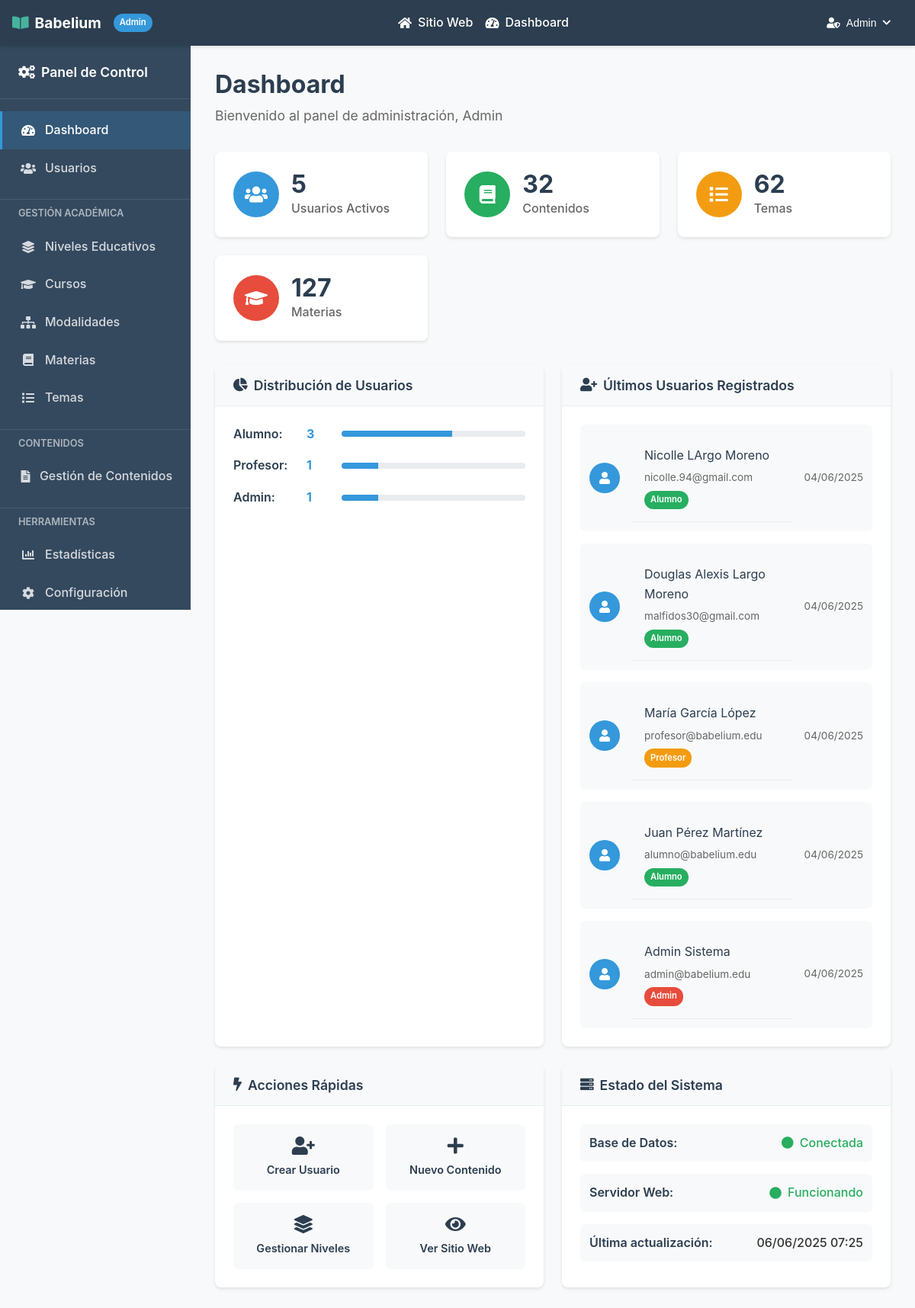
Page /admin/dashboard.php (signed in) on the earlier database version.
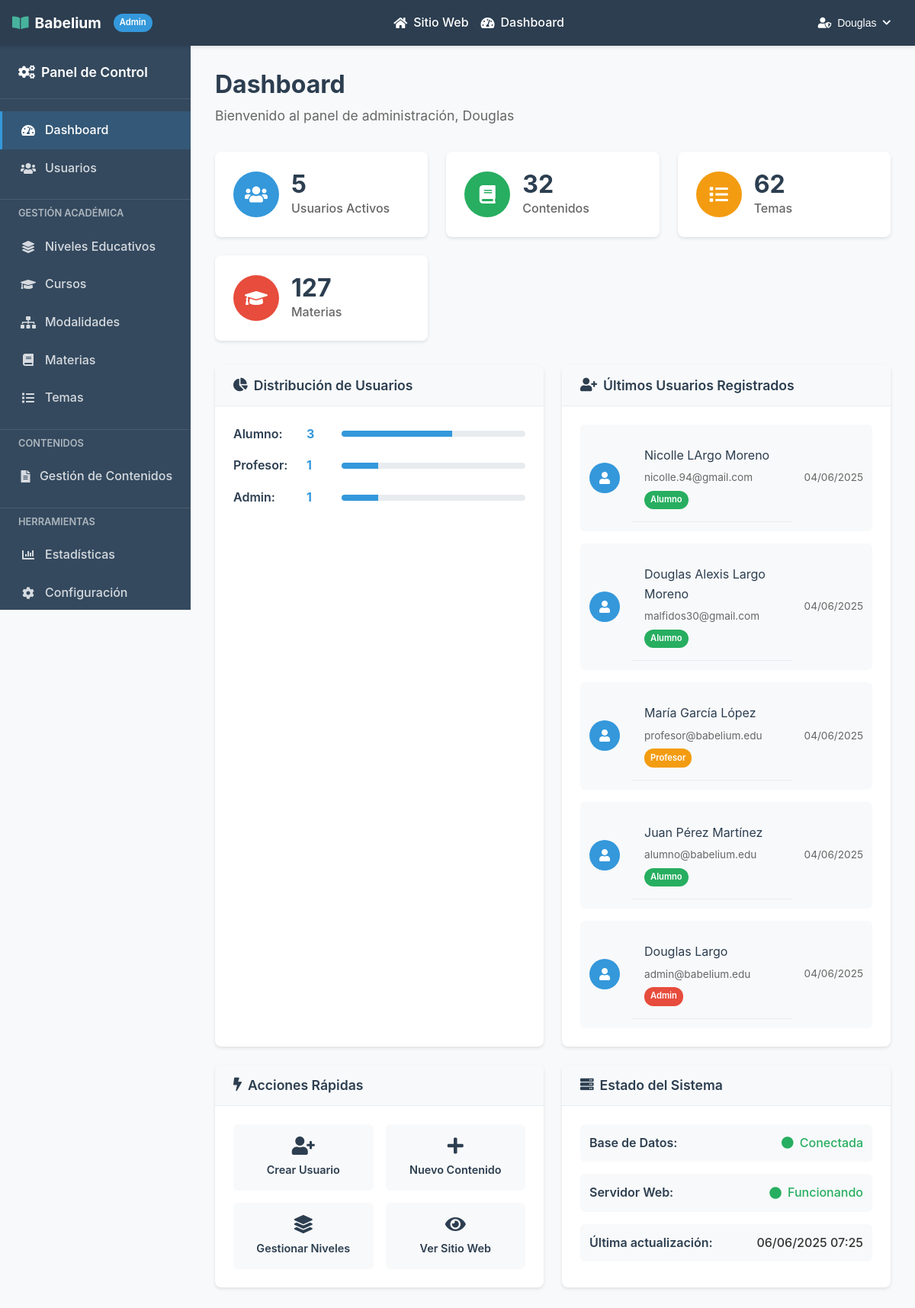
Same page on the later database version.
### tables this page shows
CREATE TABLE `usuarios` (
  `id` int(11) NOT NULL,
  `tipo` enum('alumno','profesor','admin') NOT NULL,
  `identificador` varchar(20) NOT NULL COMMENT 'NIA para alumnos, DNI para profesores y admins',
  `nombre` varchar(100) NOT NULL,
  `apellidos` varchar(200) NOT NULL,
  `email` varchar(255) NOT NULL,
  `password` varchar(255) NOT NULL,
  `foto` longblob DEFAULT NULL,
  `fecha_registro` datetime DEFAULT current_timestamp(),
  `activo` tinyint(1) DEFAULT 1,
  `rol` varchar(50) DEFAULT 'usuario',
  `fecha_creacion` timestamp NOT NULL DEFAULT current_timestamp(),
  `fecha_actualizacion` timestamp NULL DEFAULT NULL ON UPDATE current_timestamp(),
  `telefono` varchar(20) DEFAULT NULL,
  `direccion` text DEFAULT NULL,
  `biografia` text DEFAULT NULL
);

### includes/auth_check.php (called while the page is built, shortened)
<?php
function obtenerUsuarioActual() {
    return [
        'id' => $_SESSION['usuario_id'],
        'tipo' => $_SESSION['usuario_tipo'],
        'nombre' => $_SESSION['usuario_nombre'],
        'apellidos' => $_SESSION['usuario_apellidos'],
        'email' => $_SESSION['usuario_email'],
        'identificador' => $_SESSION['usuario_identificador']
    ];
}
?>

### admin/dashboard.php (the view, shortened to what this page needs)
<?php
require_once '../db/connection.php';
require_once '../includes/auth_check.php';
$stats = [];
$result = $conexion->query("SELECT COUNT(*) as total FROM usuarios WHERE activo = 1");
$stats['usuarios'] = $result->fetch_assoc()['total'];
$result = $conexion->query("SELECT COUNT(*) as total FROM contenidos");
$stats['contenidos'] = $result->fetch_assoc()['total'];
$result = $conexion->query("SELECT COUNT(*) as total FROM temas");
$stats['temas'] = $result->fetch_assoc()['total'];
$result = $conexion->query("SELECT COUNT(*) as total FROM materias");
$stats['materias'] = $result->fetch_assoc()['total'];
$usuarios_tipo = [];
$result = $conexion->query("SELECT tipo, COUNT(*) as total FROM usuarios WHERE activo = 1 GROUP BY tipo");
while ($row = $result->fetch_assoc()) {
  $usuarios_tipo[$row['tipo']] = $row['total'];
}
$ultimos_usuarios = [];
$result = $conexion->query("SELECT nombre, apellidos, email, tipo, fecha_registro FROM usuarios WHERE activo = 1 ORDER BY fecha_registro DESC LIMIT 5");
while ($row = $result->fetch_assoc()) {
  $ultimos_usuarios[] = $row;
}
?>
<!DOCTYPE html>
<html lang="es">
<head>
  <link rel="stylesheet" href="https://cdnjs.cloudflare.com/ajax/libs/font-awesome/6.5.0/css/all.min.css">
  <link rel="stylesheet" href="../css/reset.css">
  <link rel="stylesheet" href="../css/style.css">
  <link rel="stylesheet" href="../css/admin.css">
</head>
<body>
  <?php include_once "../includes/admin_header.php" ?>
  <div class="admin-container">
      <aside class="admin-sidebar">
          <div class="sidebar-header">
              <h3><i class="fas fa-cogs"></i> Panel de Control</h3>
          </div>
          <nav class="sidebar-nav">
              <a href="dashboard.php" class="nav-item active">
                  <i class="fas fa-tachometer-alt"></i>
                  Dashboard
              </a>
              <a href="usuarios.php" class="nav-item">
                  <i class="fas fa-users"></i>
                  Usuarios
              </a>
              <div class="nav-separator">Gestión Académica</div>
              <a href="niveles.php" class="nav-item">
                  <i class="fas fa-layer-group"></i>
                  Niveles Educativos
              </a>
              <a href="cursos.php" class="nav-item">
                  <i class="fas fa-graduation-cap"></i>
                  Cursos
              </a>
              <a href="modalidades.php" class="nav-item">
                  <i class="fas fa-sitemap"></i>
                  Modalidades
              </a>
              <a href="materias.php" class="nav-item">
                  <i class="fas fa-book"></i>
                  Materias
              </a>
              <a href="temas.php" class="nav-item">
                  <i class="fas fa-list"></i>
                  Temas
              </a>
              <div class="nav-separator">Contenidos</div>
              <a href="contenidos.php" class="nav-item">
                  <i class="fas fa-file-alt"></i>
                  Gestión de Contenidos
              </a>
              <div class="nav-separator">Herramientas</div>
              <a href="estadisticas.php" class="nav-item">
                  <i class="fas fa-chart-bar"></i>
                  Estadísticas
              </a>
              <a href="configuracion.php" class="nav-item">
                  <i class="fas fa-cog"></i>
                  Configuración
              </a>
          </nav>
      </aside>
      <main class="admin-main">
          <div class="admin-header">
              <h1>Dashboard</h1>
              <p>Bienvenido al panel de administración, <?php echo htmlspecialchars($_SESSION['usuario_nombre']); ?></p>
          </div>
          <div class="stats-grid">
              <div class="stat-card">
                  <div class="stat-icon">
                      <i class="fas fa-users"></i>
                  </div>
                  <div class="stat-content">
                      <h3><?php echo $stats['usuarios']; ?></h3>
                      <p>Usuarios Activos</p>
                  </div>
              </div>
              <div class="stat-card">
                  <div class="stat-icon">
                      <i class="fas fa-book"></i>
                  </div>
                  <div class="stat-content">
                      <h3><?php echo $stats['contenidos']; ?></h3>
                      <p>Contenidos</p>
                  </div>
              </div>
              <div class="stat-card">
                  <div class="stat-icon">
                      <i class="fas fa-list"></i>
                  </div>
                  <div class="stat-content">
                      <h3><?php echo $stats['temas']; ?></h3>
                      <p>Temas</p>
                  </div>
              </div>
              <div class="stat-card">
                  <div class="stat-icon">
                      <i class="fas fa-graduation-cap"></i>
                  </div>
                  <div class="stat-content">
                      <h3><?php echo $stats['materias']; ?></h3>
                      <p>Materias</p>
                  </div>
              </div>
          </div>
          <div class="dashboard-grid">
              <div class="dashboard-card">
                  <div class="card-header">
                      <h3><i class="fas fa-pie-chart"></i> Distribución de Usuarios</h3>
                  </div>
                  <div class="card-content">
                      <div class="user-distribution">
                          <?php foreach ($usuarios_tipo as $tipo => $total): ?>
                              <div class="user-type">
                                  <span class="type-label"><?php echo ucfirst($tipo); ?>:</span>
                                  <span class="type-count"><?php echo $total; ?></span>
                                  <div class="type-bar">
                                      <div class="type-fill" style="width: <?php echo ($total / $stats['usuarios']) * 100; ?>%"></div>
                                  </div>
                              </div>
                          <?php endforeach; ?>
                      </div>
                  </div>
              </div>
              <div class="dashboard-card">
                  <div class="card-header">
                      <h3><i class="fas fa-user-plus"></i> Últimos Usuarios Registrados</h3>
                  </div>
                  <div class="card-content">
                      <div class="recent-users">
                          <?php foreach ($ultimos_usuarios as $usuario): ?>
                              <div class="user-item">
                                  <div class="user-avatar">
                                      <i class="fas fa-user"></i>
                                  </div>
                                  <div class="user-info">
                                      <strong><?php echo htmlspecialchars($usuario['nombre'] . ' ' . $usuario['apellidos']); ?></strong>
                                      <small><?php echo htmlspecialchars($usuario['email']); ?></small>
                                      <span class="user-type-badge <?php echo $usuario['tipo']; ?>">
                                          <?php echo ucfirst($usuario['tipo']); ?>
                                      </span>
                                  </div>
                                  <div class="user-date">
                                      <?php echo date('d/m/Y', strtotime($usuario['fecha_registro'])); ?>
                                  </div>
                              </div>
                          <?php endforeach; ?>
                      </div>
                  </div>
              </div>
              <div class="dashboard-card">
                  <div class="card-header">
                      <h3><i class="fas fa-bolt"></i> Acciones Rápidas</h3>
                  </div>
                  <div class="card-content">
                      <div class="quick-actions">
                          <a href="usuarios.php?action=create" class="quick-action">
                              <i class="fas fa-user-plus"></i>
                              <span>Crear Usuario</span>
                          </a>
                          <a href="contenidos.php?action=create" class="quick-action">
                              <i class="fas fa-plus"></i>
                              <span>Nuevo Contenido</span>
                          </a>
                          <a href="niveles.php" class="quick-action">
                              <i class="fas fa-layer-group"></i>
                              <span>Gestionar Niveles</span>
                          </a>
                          <a href="../index.php" class="quick-action">
                              <i class="fas fa-eye"></i>
                              <span>Ver Sitio Web</span>
                          </a>
                      </div>
                  </div>
              </div>
              <div class="dashboard-card">
                  <div class="card-header">
                      <h3><i class="fas fa-server"></i> Estado del Sistema</h3>
                  </div>
                  <div class="card-content">
                      <div class="system-status">
                          <div class="status-item">
                              <span class="status-label">Base de Datos:</span>
                              <span class="status-value online">
                                  <i class="fas fa-circle"></i> Conectada
                              </span>
                          </div>
                          <div class="status-item">
                              <span class="status-label">Servidor Web:</span>
                              <span class="status-value online">
                                  <i class="fas fa-circle"></i> Funcionando
                              </span>
                          </div>
                          <div class="status-item">
                              <span class="status-label">Última actualización:</span>
                              <span class="status-value">
                                  <?php echo date('d/m/Y H:i'); ?>
                              </span>
                          </div>
                      </div>
                  </div>
              </div>
          </div>
      </main>
  </div>
</body>
</html>

### includes/admin_header.php (shortened to what this page needs)
<?php
require_once __DIR__ . '/auth_check.php';
$usuario_actual = obtenerUsuarioActual();
?>
<!DOCTYPE html>
<html lang="es">
<head>
    <link rel="stylesheet" href="https://cdnjs.cloudflare.com/ajax/libs/font-awesome/5.15.1/css/all.min.css">
    <link rel="stylesheet" href="../css/admin-common.css">
    <link rel="stylesheet" href="../css/admin-responsive.css">
</head>
<body>
<header class="admin-header-top">
    <div class="logo">
        <i class="fas fa-book-open"></i>
        <a href="../index.php"><span>Babelium</span></a>
        <span class="admin-badge">Admin</span>
    </div>
    <nav class="admin-nav">
        <ul>
            <li><a href="../index.php"><i class="fas fa-home"></i> <span>Sitio Web</span></a></li>
            <li><a href="dashboard.php"><i class="fas fa-tachometer-alt"></i> <span>Dashboard</span></a></li>
        </ul>
    </nav>
    <div class="auth-buttons">
        <div class="user-menu">
            <button class="user-button" onclick="toggleUserMenu()">
                <i class="fas fa-user-shield"></i>
                <span><?php echo htmlspecialchars($usuario_actual['nombre']); ?></span>
                <i class="fas fa-chevron-down"></i>
            </button>
        </div>
    </div>
</header>

### css/style.css (style rules this page uses)
:root { --primary-color: #4a6fa5; --secondary-color: #166088; --accent-color: #47b39d; --background-color: #f9f9f9; --text-color: #333333; --light-text: #666666; --white: #ffffff; --ods-education: #c5192d; --ods-inequality: #ff9e00; --ods-communities: #56c02b; --spacing-xs: 0.5rem; --spacing-sm: 1rem; --spacing-md: 2rem; --spacing-lg: 3rem; --spacing-xl: 5rem; --border-radius: 0.5rem; }
body { font-family: "Segoe UI", Tahoma, Geneva, Verdana, sans-serif; color: var(--text-color); line-height: 1.6; background-color: var(--background-color); }
h1, h2, h3, h4, h5, h6 { margin-bottom: var(--spacing-sm); line-height: 1.2; }
h1 { font-size: 3rem; font-weight: 700; }
h3 { font-size: 1.5rem; font-weight: 600; }
p { margin-bottom: var(--spacing-sm); }
a { text-decoration: none; color: var(--primary-color); transition: all 0.3s ease; }
.user-menu { position: relative; display: inline-block; }
.user-button { background: none; border: none; color: var(--text-color); cursor: pointer; display: flex; align-items: center; gap: 8px; padding: 8px 12px; border-radius: 8px; transition: background-color 0.3s ease; font-size: 14px; white-space: nowrap; }
.user-button i.fa-chevron-down { font-size: 12px; transition: transform 0.3s ease; }
header { background-color: var(--primary-color); color: var(--white); padding: 1rem 5%; display: flex; justify-content: space-between; align-items: center; position: sticky; top: 0; z-index: 100; box-shadow: 0 0.125rem 0.25rem rgba(0, 0, 0, 0.1); min-height: 3.75rem; }
header nav a, header .auth-buttons > a , header .user-button { color: var(--white); }
.logo { display: flex; align-items: center; gap: 0.5rem; font-size: 1.5rem; font-weight: 700; flex-shrink: 0; }
.logo i { color: var(--accent-color); }
.logo a { color: var(--white); text-decoration: none; }
nav ul { display: flex; list-style: none; gap: 2rem; margin: 0; padding: 0; }
nav a { color: var(--white); text-decoration: none; font-weight: 500; transition: color 0.3s ease; white-space: nowrap; }
.auth-buttons { display: flex; align-items: center; gap: 1rem; flex-shrink: 0; }
.user-button { color: var(--white) !important; }

### css/admin-responsive.css (style rules this page uses)
.admin-header-top { display: flex; justify-content: space-between; align-items: center; padding: 0 1rem; }
.logo { display: flex; align-items: center; gap: 0.5rem; }
.admin-nav { display: flex; justify-content: center; }
.admin-nav ul { display: flex; list-style: none; gap: 1rem; margin: 0; padding: 0; }
.admin-nav a { display: flex; align-items: center; gap: 0.5rem; }
.auth-buttons { display: flex; align-items: center; }

### admin/dashboard.php (style rules this page uses)
.nav-separator { padding: 0.5rem 1.5rem; color: rgba(255,255,255,0.6); font-size: 0.8rem; font-weight: 600; text-transform: uppercase; border-top: 1px solid rgba(255,255,255,0.1); margin-top: 1rem; }
.nav-separator:first-of-type { margin-top: 1rem; }

Differences in the rows shown:
changed usuarios "admin@babelium.edu": nombre "Admin" → "Douglas"; nombre+apellidos "Admin Sistema" → "Douglas Largo"
Other differences:
$_SESSION['usuario_nombre']: "Admin" → "Douglas"
